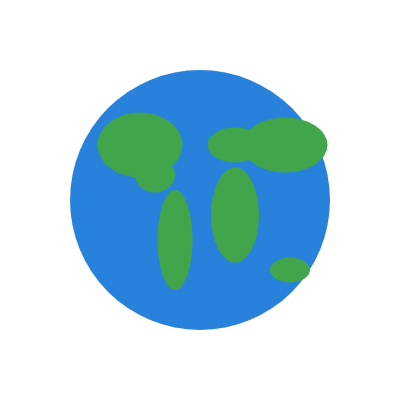
Frame 1 (no input)
Frame 2 (the mouse pressed at the canvas centre, redrawn once): identical to frame 1, image omitted

The p5.js sketch that drew this single still picture (run headless with seeded random() and noise() and a simulated clock; the mouse was pressed at the canvas centre and the sketch redrawn once):

// p5.js sketch
// ── sketch.js

function setup() {
  createCanvas(400, 400);
  noLoop();
}

function draw() {
  clear();

  // Ocean
  noStroke();
  fill(40, 130, 220);
  circle(200, 200, 260);

  // Continents
  fill(65, 165, 75);

  // North America
  ellipse(140, 145, 85, 65);
  ellipse(155, 175, 40, 35);

  // South America
  ellipse(175, 240, 35, 100);

  // Europe and Africa
  ellipse(235, 145, 55, 35);
  ellipse(235, 215, 48, 95);

  // Asia
  ellipse(285, 145, 85, 55);

  // Australia
  ellipse(290, 270, 40, 25);
}
